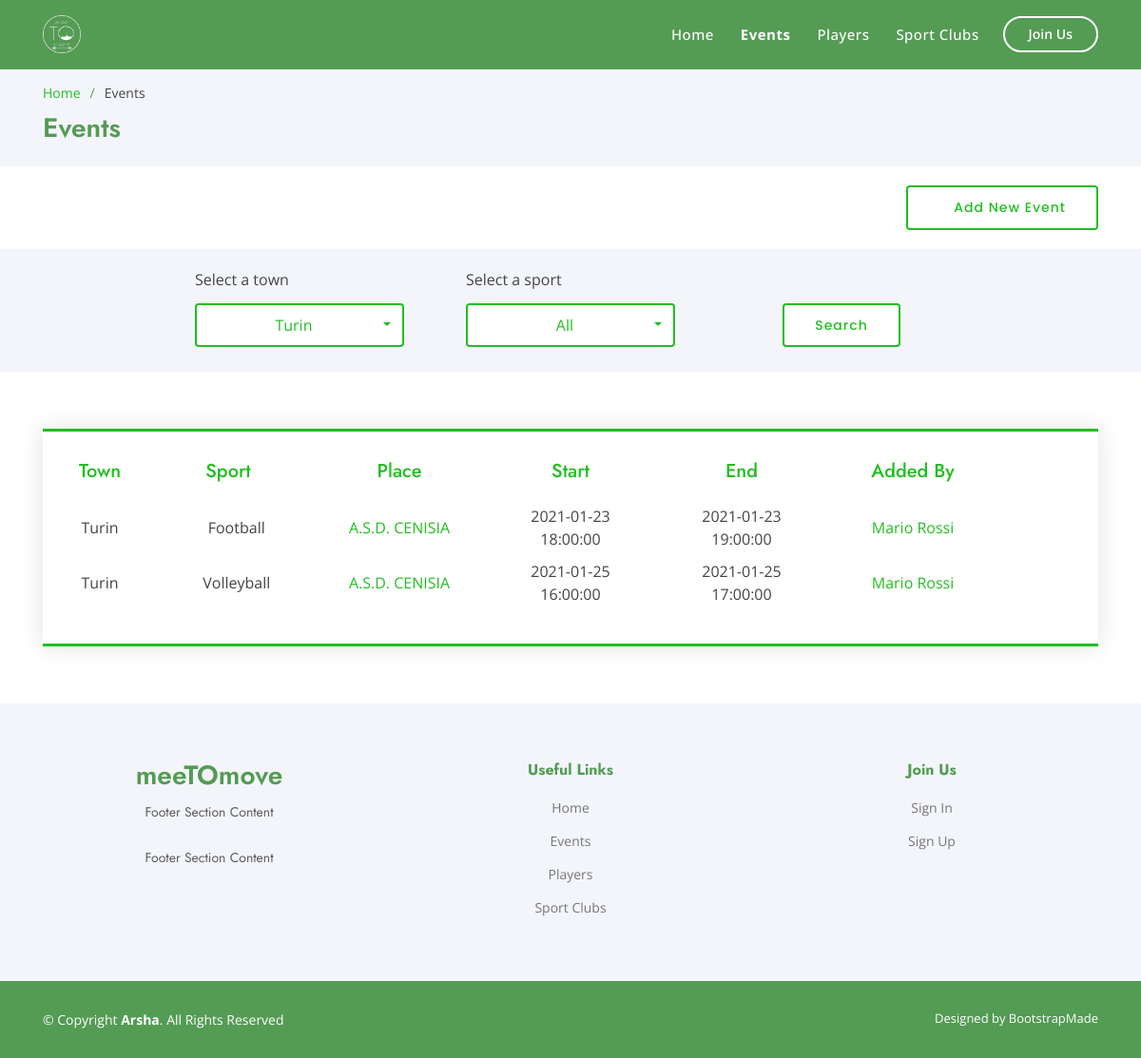
The app's page /events with its own data.
### model.py (models this page shows, shortened)
class Event(db.Model):
    __tablename__ = 'events'
    id = db.Column(db.Integer, primary_key=True)
    town_id = db.Column(db.Integer, db.ForeignKey('towns.id'))
    sport_id = db.Column(db.Integer, db.ForeignKey('sports.id'))
    place = db.Column(db.String(255), nullable=False)
    date_start = db.Column(db.DateTime, nullable=False)
    date_end = db.Column(db.DateTime, nullable=False)
    wanted_players_number = db.Column(db.Integer, nullable=False)
    creator_id = db.Column(db.Integer, db.ForeignKey('users.id'))
    date_added = db.Column(db.Date, nullable=False)
    reviews = db.relationship('Review', backref='event')
    joined_users = db.relationship('JoinedEvent', backref='event')

class Town(db.Model):
    __tablename__ = 'towns'
    id = db.Column(db.Integer, primary_key=True)
    name = db.Column(db.String(255), nullable=False)
    events = db.relationship('Event', backref='town')

class Sport(db.Model):
    __tablename__ = 'sports'
    id = db.Column(db.Integer, primary_key=True)
    name = db.Column(db.String(255), nullable=False)
    icon = db.Column(db.String(255))
    events = db.relationship('Event', backref='sport')
    users = db.relationship('FavouriteSport', backref='sport')

class User(db.Model):
    __tablename__ = 'users'
    id = db.Column(db.Integer, primary_key=True)
    email = db.Column(db.String(255), unique=True, nullable=False)
    password = db.Column(db.String(255), nullable=False)
    name = db.Column(db.String(255), nullable=False)
    surname = db.Column(db.String(255), nullable=False)
    role_id = db.Column(db.Integer, db.ForeignKey('roles.id'))
    profile_pic = db.Column(db.String(255))
    reviews = db.relationship('Review', backref='reviewed')
    created_events = db.relationship('Event', backref='creator')
    joined_events = db.relationship('JoinedEvent', backref='user')
    favourite_sports = db.relationship('FavouriteSport', backref='user')

### app.py (the view)
@app.route('/events', methods=['GET', 'POST'])
def events():
    towns = Town.query.all()
    sports = Sport.query.all()
    events = Event.query.order_by(Event.date_start.asc()).all()
    if session.get('town_id') and session.get('sport_id'):
        if session['sport_id'] == "all":
            events = Event.query.filter(Event.town_id == session['town_id']).order_by(Event.date_start.asc()).all()
        else:
            events = Event.query.filter(Event.town_id == session['town_id'], Event.sport_id == session['sport_id']).order_by(Event.date_start.asc()).all()
    filter_event_form = SearchEvent()
    if filter_event_form.is_submitted():
        session['town_id'] = filter_event_form.town.data
        session['sport_id'] = filter_event_form.sport.data
        return redirect("events")
    print session.get('town_id')
    print session.get('sport_id')
    return render_template('events.html', filter_event_form=filter_event_form, towns=towns, sports=sports, events=events)

### model.py
class SearchEvent(FlaskForm):
    town = SelectField()
    sport = SelectField()
    submit = SubmitField('Search')

### app.py (called while the page is built)
@app.before_request
def make_session_permanent():
    if session.get('clear'):
        if session['clear']:
            session.permanent = False
    else:
        session.permanent = True

### templates/events.html (shortened to what this page needs)
{% extends "layout.html" %}
{% block content %}
  <main id="main">
    <section id="breadcrumbs" class="breadcrumbs">
      <div class="container">
        <ol>
          <li><a href="{{ url_for('index') }}">Home</a></li>
          <li>Events</li>
        </ol>
        <h2>Events</h2>
      </div>
    </section>
    <section id="about" class="about" style="padding-top: 20px !important; padding-bottom: 20px !important;">
      <div class="container" data-aos="fade-up">
          <div class="row content">
              <div class="col d-flex justify-content-end">
                  <a href="#" class="btn-learn-more"><i class="icofont-plus-circle"></i> Add New Event</a>
              </div>
          </div>
      </div>
    </section>
    <section id="about" class="about section-bg" style="padding-top: 20px !important; padding-bottom: 10px !important;">
      <div class="container" data-aos="fade-up">
            <form method="post">
                <div class="row content d-flex align-items-center justify-content-center">
                    <div class="col-lg-3 col-md d-flex align-items-center justify-content-center">
                    <div class="form-group">
                    <label style="display: flex; padding-bottom: 5px">Select a town</label>
                    </div>
                    </div>
                    <div class="col-lg-3 col-md d-flex align-items-center justify-content-center">
                    <div class="form-group">
                    <label style="display: flex; padding-bottom: 5px">Select a sport</label>
                    </div>
                    </div>
                    <div class="col-lg-3 col-md d-flex align-items-center justify-content-center">
                    <div class="form-group">
                        <label style="display: flex; color:#f3f5fa; padding-bottom: 5px">###</label>
                        {{ filter_event_form.submit(class='btn-learn-more') }}
                    </div>
                    </div>
                    </div>
            </form>
            </div>
    </section>
            <section id="contact" class="contact">
              <div class="container" data-aos="fade-up">
                <div class="row justify-content-center">
                  <div class="col-lg-12 col-md-12 d-flex align-items-stretch">
                    <div class="php-email-form">
                        {% if events|length > 0 %}
                            <div class="row" style="text-align: center; padding-bottom: 15px">
                                <div class="col-2 col-md-1"><h5 style="color: rgb(33,190,33) !important;">Town</h5></div>
                                <div class="col-2 col-md-2"><h5 style="color: rgb(33,190,33) !important;">Sport</h5></div>
                                <div class="col-2 col-md-2"><h5 style="color: rgb(33,190,33) !important;">Place</h5></div>
                                <div class="col-2 col-md-2"><h5 style="color: rgb(33,190,33) !important;">Start</h5></div>
                                <div class="col-2 col-md-2"><h5 style="color: rgb(33,190,33) !important;">End</h5></div>
                                <div class="col-md-2 d-none d-md-block"><h5 style="color: rgb(33,190,33) !important;">Added By</h5></div>
                                <div class="col-2 col-md-1"></div>
                            </div>
                            {% for event in events %}
                                <div class="row" style="text-align: center; padding-bottom: 10px">
                                    <div class="col-2 col-md-1 d-flex align-items-center justify-content-center">{{ event.town.name }}</div>
                                    <div class="col-2 d-none d-md-flex align-items-center justify-content-center"><i class="{{ event.sport.icon }}" style="padding-right: 5px"></i>{{ event.sport.name }}</div>
                                    <div class="col-2 col-md-2 d-flex align-items-center justify-content-center"><a href="">{{ event.place }}</a></div>
                                    <div class="col-2 col-md-2 d-flex align-items-center justify-content-center">{{ event.date_start }}</div>
                                    <div class="col-2 col-md-2 d-flex align-items-center justify-content-center">{{ event.date_end }}</div>
                                    <div class="col-md-2 d-none d-md-flex align-items-center justify-content-center">
                                        <a href="">{{ event.creator.name }} {{ event.creator.surname }}</a>
                                    </div>
                                    <div class="col-2 col-md-1 d-flex align-items-center justify-content-center">
                                    </div>
                                </div>
                            {% endfor %}
                        {% else %}
                            <div class="row d-flex justify-content-center">No events available.</div>
                        {% endif %}
                  </div>
                </div>
                </div>
              </div>
            </section>
  </main>
{% endblock %}

### templates/layout.html (shortened to what this page needs)
<!DOCTYPE html>
<html lang="en">
<head>
  <link href="{{ url_for('static', filename='vendor/bootstrap/css/bootstrap.css') }}" rel="stylesheet">
  <link href="{{ url_for('static', filename='vendor/icofont/icofont.min.css') }}" rel="stylesheet">
  <link href="{{ url_for('static', filename='vendor/boxicons/css/boxicons.min.css') }}" rel="stylesheet">
  <link href="{{ url_for('static', filename='vendor/remixicon/remixicon.css') }}" rel="stylesheet">
  <link href="{{ url_for('static', filename='vendor/venobox/venobox.css') }}" rel="stylesheet">
  <link href="{{ url_for('static', filename='vendor/owl.carousel/owl.carousel.min.css') }}" rel="stylesheet">
  <link href="{{ url_for('static', filename='vendor/aos/aos.css') }}" rel="stylesheet">
  <link href="{{ url_for('static', filename='vendor/bootstrap/css/bootstrap-select.css') }}" rel="stylesheet">
  <link href="{{ url_for('static', filename='css/style.css') }}" rel="stylesheet">
</head>
<body>
  <header id="header" class="fixed-top {% if (request.path !="/" and request.path !="/index") and request.path !="/home" %}inner-bg{% endif %}">
    <div class="container d-flex align-items-center">
      <a href="{{ url_for('index') }}" class="logo mr-auto"><img src="{{ url_for('static', filename='img/logo.png') }}" alt="" class="img-fluid"></a>
      <nav class="nav-menu d-none d-lg-block">
        <ul>
          <li {% if (request.path == "/" or request.path == "/index" or request.path == "/home") %} class="active"{% endif %}><a href="{{ url_for('index') }}">Home</a></li>
          <li {% if request.path == "/events" %} class="active"{% endif %}><a href="{{ url_for('events') }}">Events</a></li>
          <li {% if request.path == "/players" %} class="active"{% endif %}><a href="#">Players</a></li>
          <li {% if request.path == "/sportclubs" %} class="active"{% endif %}><a href="#">Sport Clubs</a></li>
        </ul>
      </nav>
        {% if session['user_id'] %}
            <a href="{{ url_for('logout') }}" class="get-started-btn scrollto">Logout</a>
        {% else %}
            <a href="{{ url_for('signin') }}" class="get-started-btn scrollto {% if (request.path == "/signin" or request.path == "/signup") %}join-us{% endif %}">Join Us</a>
        {% endif %}
    </div>
  </header>
    {% block content %}{% endblock %}
  <footer id="footer">
    <div class="footer-top">
      <div class="container">
        <div class="row">
          <div class="col-lg-4 col-md-6 footer-contact" style="text-align: center">
            <h3>meeTOmove</h3>
            <p>
                Footer Section Content
                <br><br>
                Footer Section Content
            </p>
          </div>
          <div class="col-6 col-md-4 footer-links" style="text-align: center">
            <h4>Useful Links</h4>
            <ul>
              <li><a href="{{ url_for('index') }}">Home</a></li>
              <li><a href="{{ url_for('events') }}">Events</a></li>
              <li><a href="#">Players</a></li>
              <li><a href="#">Sport Clubs</a></li>
            </ul>
          </div>
          <div class="col-6 col-md-4 footer-links" style="text-align: center">
            <h4>Join Us</h4>
            <ul>
                {% if session['user_id'] %}
                    <li><a href="{{ url_for('myaccount') }}">My Account</a></li>
                    <li><a href="{{ url_for('logout') }}">Logout</a></li>
                {% else %}
                      <li><a href="{{ url_for('signin') }}">Sign In</a></li>
                      <li><a href="{{ url_for('signup') }}">Sign Up</a></li>
                {% endif %}
            </ul>
          </div>
        </div>
      </div>
    </div>
    <div class="container footer-bottom clearfix">
      <div class="copyright">
        &copy; Copyright <strong><span>Arsha</span></strong>. All Rights Reserved
      </div>
      <div class="credits">
        Designed by <a href="https://bootstrapmade.com/">BootstrapMade</a>
      </div>
    </div>
  </footer>
</body>
</html>

### static/css/style.css (style rules this page uses)
body { font-family: "Open Sans", sans-serif; color: #444444; }
* { outline: none; }
a { color: rgb(33,190,33); }
h1, h2, h3, h4, h5, h6 { font-family: "Jost", sans-serif; }
#header { transition: all 0.5s; z-index: 997; padding: 15px 0; }
.inner-bg { background: rgba(84,155,84, 1); }
#header .logo { font-size: 30px; margin: 0; padding: 0; line-height: 1; font-weight: 500; letter-spacing: 2px; text-transform: uppercase; }
#header .logo img { max-height: 40px; }
.nav-menu ul { margin: 0; padding: 0; list-style: none; }
.nav-menu > ul { display: flex; }
.nav-menu > ul > li { position: relative; white-space: nowrap; padding: 10px 0 10px 28px; }
.nav-menu a { display: block; position: relative; color: #fff; transition: 0.3s; font-size: 15px; letter-spacing: 0.5px; font-weight: 500; font-family: "Open Sans", sans-serif; transition: font-weight linear .08s; }
.nav-menu a:hover, .nav-menu .active > a, .nav-menu li:hover > a { color: #fff; font-weight: bold; }
.get-started-btn { margin-left: 25px; color: #fff; border-radius: 50px; padding: 6px 25px 7px 25px; white-space: nowrap; transition: 0.3s; font-size: 14px; display: inline-block; border: 2px solid rgb(255,255,255); font-weight: 600; }
.mobile-nav { position: fixed; top: 55px; right: 15px; bottom: 15px; left: 15px; z-index: 9999; overflow-y: auto; background: #fff; transition: ease-in-out 0.2s; opacity: 0; visibility: hidden; border-radius: 10px; padding: 10px 0; }
.mobile-nav * { margin: 0; padding: 0; list-style: none; }
.mobile-nav a { display: block; position: relative; color: rgb(84,155,84); padding: 10px 20px; font-weight: 500; outline: none; transition: font-weight linear .08s; }
.mobile-nav a:hover, .mobile-nav .active > a, .mobile-nav li:hover > a { color: rgb(33,190,33); font-weight: bold; text-decoration: none; }
section { padding: 60px 0; overflow: hidden; }
.section-bg { background-color: #f3f5fa; }
.about .content .btn-learn-more { font-family: "Poppins", sans-serif; font-weight: 500; font-size: 14px; letter-spacing: 1px; display: inline-block; padding: 14px 32px; border-radius: 4px; transition: 0.3s; line-height: 1; background: white; color: rgb(33,190,33); -webkit-animation-delay: 0.8s; animation-delay: 0.8s; border: 2px solid rgb(33,190,33); }
.contact .php-email-form { width: 100%; border-top: 3px solid rgb(33,190,33); border-bottom: 3px solid rgb(33,190,33); padding: 30px; background: #fff; box-shadow: 0 0 24px 0 rgba(0, 0, 0, 0.12); }
.breadcrumbs { padding: 15px 0; background: #f3f5fa; min-height: 40px; margin-top: 72px; }
.breadcrumbs h2 { font-size: 28px; font-weight: 600; color: rgb(84,155,84); }
.breadcrumbs ol { display: flex; flex-wrap: wrap; list-style: none; padding: 0 0 10px 0; margin: 0; font-size: 14px; }
.breadcrumbs ol li + li { padding-left: 10px; }
.breadcrumbs ol li + li::before { display: inline-block; padding-right: 10px; color: rgb(72,164,72); content: "/"; }
#footer { font-size: 14px; background: rgb(84,155,84); }
#footer .footer-top { padding: 60px 0 30px 0; background: #f3f5fa; }
#footer .footer-top .footer-contact { margin-bottom: 30px; }
#footer .footer-top .footer-contact h3 { font-size: 28px; margin: 0 0 10px 0; padding: 2px 0 2px 0; line-height: 1; font-weight: 600; color: rgb(84,155,84); }
#footer .footer-top .footer-contact p { font-size: 14px; line-height: 24px; margin-bottom: 0; font-family: "Jost", sans-serif; color: #5e5e5e; }
#footer .footer-top h4 { font-size: 16px; font-weight: bold; color: rgb(84,155,84); position: relative; padding-bottom: 12px; }
#footer .footer-top .footer-links { margin-bottom: 30px; }
#footer .footer-top .footer-links ul { list-style: none; padding: 0; margin: 0; }
#footer .footer-top .footer-links ul li { padding: 7px 0; align-items: center; }
#footer .footer-top .footer-links ul li:first-child { padding-top: 0; }
#footer .footer-top .footer-links ul a { color: #777777; transition: 0.3s; display: inline-block; line-height: 1; }
#footer .footer-bottom { padding-top: 30px; padding-bottom: 30px; color: #fff; background-color: rgba(84,155,84, 1) !important; }
#footer .copyright { float: left; }
#footer .credits { float: right; font-size: 13px; }
#footer .credits a { color: #fff; transition: font-weight linear .08s; }

### records on screen
Event: town.name "Turin", sport.name "Football", place "A.S.D. CENISIA", date_start "2021-01-23 18:00:00", date_end "2021-01-23 19:00:00", creator.name "Mario", creator.surname "Rossi"
Event: town.name "Turin", sport.name "Volleyball", place "A.S.D. CENISIA", date_start "2021-01-25 16:00:00", date_end "2021-01-25 17:00:00", creator.name "Mario", creator.surname "Rossi"
